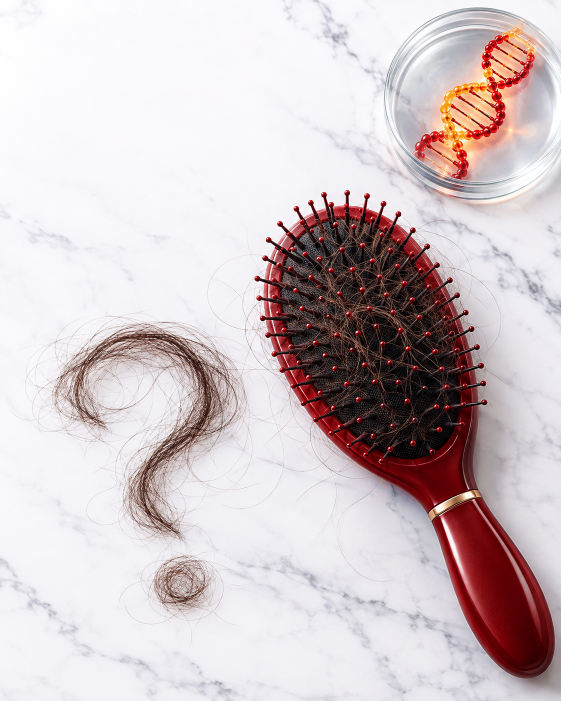
#> input picture brand/al-asema-lab/posts/img/q-hair.png, 1122 x 1402 px (shown at 1/2 size)
$ python edit_hair.py posts/img/q-hair.png
#> lines starting #> are read from the running program, lines starting #| are printed output that depends on the picture; after the words box and inside, x2 and y2 are one past the last pixel; in counts of white or black regions, pixels touching at a corner belong together
### brand/al-asema-lab/brand_grade.py
"""Pull an externally generated design onto the brand palette, and put the real logo back.

    python3 brand/al-asema-lab/brand_grade.py posts/gpt/checkup.png [--logo x0,y0,x1,y1]

Hue is remapped onto the four brand families (red/burgundy, gold-orange, royal blue; greens left
alone), cyan and purple fold into royal blue, pink folds into red, and near-whites lose their tint so
backgrounds read clean white / light gray. Saturation of brand-family pixels is nudged toward the brand
swatches. With --logo, that box is replaced by the real logo on a white tab.
"""
import argparse
import colorsys
from pathlib import Path

import numpy as np
from PIL import Image, ImageDraw, ImageFilter

ROOT = Path(__file__).parent
HEX = {"red": "#E0262B", "burgundy": "#9B1D32", "orange": "#F2A11F", "blue": "#33389A"}


def hue(hexs):
    r, g, b = (int(hexs[i:i + 2], 16) / 255 for i in (1, 3, 5))
    return colorsys.rgb_to_hsv(r, g, b)


RED_H = hue(HEX["red"])[0] * 360           # ~358
ORANGE_H = hue(HEX["orange"])[0] * 360     # ~37
BLUE_H = hue(HEX["blue"])[0] * 360         # ~237

# piecewise-linear hue remap on an unwrapped axis starting at -30 deg (in -> out)
ANCHORS = [(-30, RED_H - 360 - 4), (0, RED_H - 360), (12, RED_H - 360 + 2), (20, 16), (28, ORANGE_H - 2),
           (52, ORANGE_H + 3), (70, 52), (160, 160), (185, BLUE_H - 6), (272, BLUE_H + 2), (300, BLUE_H + 8),
           (330, RED_H - 4)]


def remap_hue(h):
    hu = np.where(h >= 330, h - 360, h)
    xs = np.array([a for a, _ in ANCHORS])
    ys = np.array([b for _, b in ANCHORS])
    return np.mod(np.interp(hu, xs, ys), 360)


def grade(img):
    a = np.asarray(img.convert("RGB")).astype(np.float32) / 255
    r, g, b = a[..., 0], a[..., 1], a[..., 2]
    mx, mn = a.max(-1), a.min(-1)
    v = mx
    s = np.where(mx > 0, (mx - mn) / np.maximum(mx, 1e-6), 0)
    d = np.maximum(mx - mn, 1e-6)
    h = np.where(mx == r, ((g - b) / d) % 6, np.where(mx == g, (b - r) / d + 2, (r - g) / d + 4)) * 60
    h2 = remap_hue(h)
    # brand-family saturation: blues and reds slightly richer, oranges as is
    fam_blue = (h2 > 200) & (h2 < 280)
    fam_red = (h2 > 330) | (h2 < 12)
    s2 = s.copy()
    s2 = np.where(fam_blue & (s > 0.25), np.minimum(1, s * 1.08 + 0.04), s2)
    s2 = np.where(fam_red & (s > 0.3), np.minimum(1, s * 1.05), s2)
    # cyan / sky tones (lab glass, screens, haze) are not brand colors: neutralize them instead of turning them royal blue
    # and azure only moves halfway to royal blue, so photos don't turn violet
    cyan = (h > 165) & (h < 214)
    azure = (h >= 214) & (h < 262)
    h2 = np.where(cyan, h, h2)
    h2 = np.where(azure, h + (BLUE_H - h) * 0.55, h2)
    s2 = np.where(cyan, s * 0.3, s2)
    s2 = np.where(azure & (v > 0.6) & (s < 0.6), s * 0.75, s2)
    # tinted light backgrounds (pink, lavender, cyan haze) -> clean white / light gray
    # soft, not a hard threshold: hard edges leave blotches on skin highlights and fabric folds
    light = np.clip((v - 0.78) / 0.12, 0, 1) * np.clip((0.34 - s) / 0.14, 0, 1)
    s2 = s2 * (1 - 0.8 * light)
    # convert back
    hh = h2 / 60
    i = np.floor(hh).astype(int) % 6
    f = hh - np.floor(hh)
    p = v * (1 - s2)
    q = v * (1 - s2 * f)
    t = v * (1 - s2 * (1 - f))
    out = np.zeros_like(a)
    for k, (R, G, B) in enumerate([(v, t, p), (q, v, p), (p, v, t), (p, q, v), (t, p, v), (v, p, q)]):
        m = i == k
        out[..., 0] = np.where(m, R, out[..., 0])
        out[..., 1] = np.where(m, G, out[..., 1])
        out[..., 2] = np.where(m, B, out[..., 2])
    # leave near-grays untouched in hue (avoids tinting neutral shadows)
    gray = s < 0.06
    out = np.where(gray[..., None], a, out)
    # skin stays exactly as shot (light, warmth, highlights): weight by hue 5..45 deg and moderate saturation
    hw = np.clip((h - 2) / 6, 0, 1) * np.clip((48 - h) / 6, 0, 1)
    sw = np.clip((s - 0.05) / 0.06, 0, 1) * np.clip((0.75 - s) / 0.1, 0, 1)
    skin = (hw * sw * np.clip((v - 0.2) / 0.1, 0, 1))[..., None]
    out = out * (1 - skin) + a * skin
    return Image.fromarray((np.clip(out, 0, 1) * 255).astype(np.uint8))


# [32 lines left out: functions put_logo, main, not called in this run]


# [2 lines that do not run on import are left out]

### brand/al-asema-lab/edit_hair.py
"""Detach the DNA helix from the hairbrush photo: lift a clean segment of the helix, erase the helix and the
fine hairs that reach up to it, fill what was behind, and float the helix in the empty top-right corner.

    python3 brand/al-asema-lab/edit_hair.py <source.png>   ->  posts/img/q-hair.png (graded)
"""
import sys
from pathlib import Path

import numpy as np
from PIL import Image, ImageFilter
from scipy import ndimage

from brand_grade import grade

ROOT = Path(__file__).parent


def hsv(a):
    mx, mn = a.max(-1), a.min(-1)
    d = np.maximum(mx - mn, 1e-6)
    r, g, b = a[..., 0], a[..., 1], a[..., 2]
    h = np.where(mx == r, ((g - b) / d) % 6, np.where(mx == g, (b - r) / d + 2, (r - g) / d + 4)) * 60
    s = np.where(mx > 0, (mx - mn) / np.maximum(mx, 1e-6), 0)
    return h, s, mx


def main(src):
#> called with src = 'posts/img/q-hair.png'
    im = Image.open(src).convert("RGB")
#> im is the input picture: PIL image 1122x1402 RGB; mean R, G, B 208.6, 196.1, 198.9
    a = np.asarray(im).astype(np.float32) / 255
    H, W = a.shape[:2]
    h, s, v = hsv(a)
    yy, xx = np.mgrid[0:H, 0:W]

    # helix pixels: warm, saturated, bright, and thick (opening drops the thin hair strands)
    warm = ((h < 55) | (h > 335)) & (s > 0.35) & (v > 0.5)
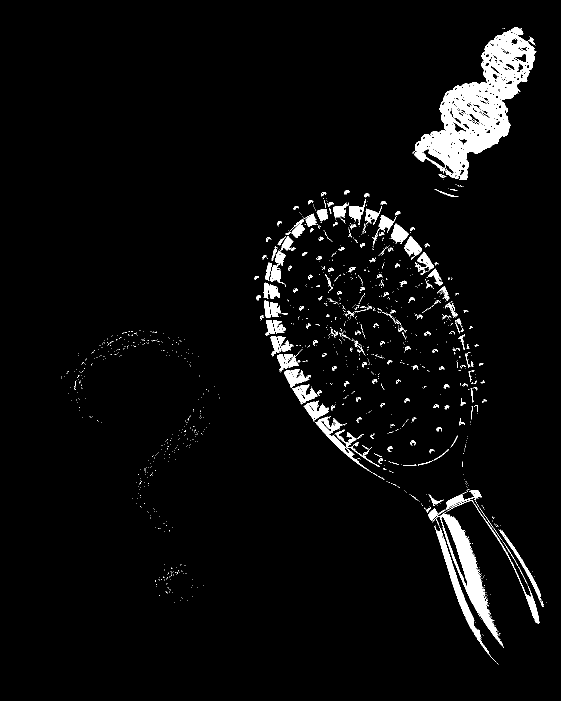
#> warm: shape (1402, 1122) bool (shown at 1/2 size); 4.1% white; 1237 white regions (1058 under 20 px), largest, box (x1, y1, x2, y2) and area: (828, 54, 1073, 360) 26507, (865, 1023, 1008, 1296) 6805, (869, 1051, 993, 1325) 2885
    helix = ndimage.binary_opening(warm, structure=np.ones((5, 5)))
#> helix: shape (1402, 1122) bool; 2.9% white; 72 white regions, largest, box (x1, y1, x2, y2) and area: (830, 62, 1058, 360) 21438, (884, 1029, 994, 1274) 5641, (874, 1063, 959, 1277) 2641
    helix = ndimage.binary_dilation(helix, iterations=2)
#> helix: shape (1402, 1122) bool; 3.9% white; 42 white regions, largest, box (x1, y1, x2, y2) and area: (828, 55, 1072, 362) 29542, (882, 1027, 996, 1276) 6729, (872, 1061, 961, 1279) 3539
    region = (xx > 560) & (yy < 800)
    helix &= region
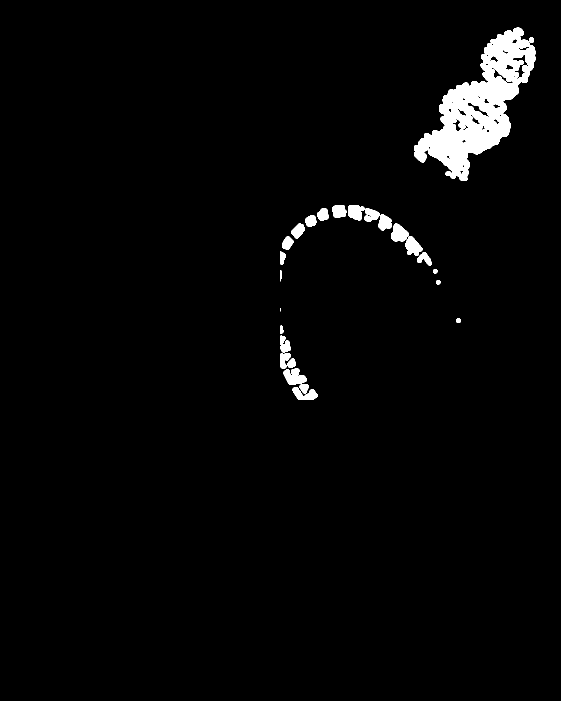
#> helix: shape (1402, 1122) bool (shown at 1/2 size); 2.5% white; 25 white regions (1 under 20 px), largest, box (x1, y1, x2, y2) and area: (828, 55, 1072, 362) 29542, (567, 737, 614, 770) 1021, (783, 447, 818, 483) 896
    # its glow and sparks
    glow = ((h < 60) | (h > 330)) & (s > 0.15) & (v > 0.75) & (xx > 600) & (yy < 760)
#> glow: shape (1402, 1122) bool; 2.5% white; 350 white regions (305 under 20 px), largest, box (x1, y1, x2, y2) and area: (824, 29, 1087, 362) 35534, (938, 387, 1044, 410) 307, (874, 370, 916, 386) 145

    # 1. lift a clean segment from the upper part, on white
    seg_box = (640, 40, 1115, 590)
    loose = ((h < 55) | (h > 335)) & (s > 0.25) & (v > 0.45)
#> loose: shape (1402, 1122) bool; 6.2% white; 2727 white regions (2462 under 20 px), largest, box (x1, y1, x2, y2) and area: (825, 47, 1079, 361) 34150, (865, 997, 1081, 1342) 17753, (607, 801, 862, 1027) 3823
    loose = ndimage.binary_opening(loose, structure=np.ones((3, 3)))
#> loose: shape (1402, 1122) bool; 4.9% white; 250 white regions (116 under 20 px), largest, box (x1, y1, x2, y2) and area: (828, 48, 1076, 361) 33795, (879, 1025, 1010, 1296) 9387, (866, 1039, 997, 1329) 3856
    seg_mask = (helix | glow | loose) & (yy >= seg_box[1]) & (yy < seg_box[3]) & (xx >= seg_box[0]) & (xx < seg_box[2])
#> seg_mask: shape (1402, 1122) bool; 3.1% white; 131 white regions (88 under 20 px), largest, box (x1, y1, x2, y2) and area: (824, 40, 1087, 362) 40763, (808, 472, 845, 512) 929, (782, 447, 818, 483) 909
    seg_mask = ndimage.binary_closing(seg_mask, iterations=2)
#> seg_mask: shape (1402, 1122) bool; 3.2% white; 81 white regions (47 under 20 px), largest, box (x1, y1, x2, y2) and area: (824, 40, 1087, 369) 41886, (659, 400, 868, 547) 5667, (868, 370, 916, 398) 467
    alpha = Image.fromarray((seg_mask * 255).astype(np.uint8)).filter(ImageFilter.GaussianBlur(1.2))
    seg = im.copy().convert("RGBA")
    seg.putalpha(alpha)
    seg = seg.crop(seg_box)
#> seg: PIL image 475x550 RGBA
    seg = seg.crop(seg.getbbox())
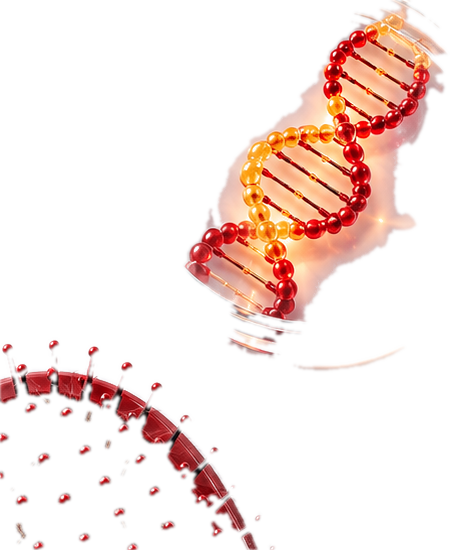
#> seg: PIL image 450x550 RGBA; mean R, G, B, A 202.8, 180.3, 178.4, 52.3; transparent parts drawn white

    # 2. erase: everything above the hair line on the right becomes clean white (soft edge) ...
    hair_line = np.where(xx < 560, 450, 540)
    clear = (yy < hair_line) & (xx > 430)
    clear_soft = ndimage.gaussian_filter(clear.astype(np.float32), 18)
    # ... and where the helix ran through the hair, clone real hair + bristle texture from the left of the brush
    faint = ((h < 60) | (h > 330)) & (s > 0.12) & (v > 0.62)
#> faint: shape (1402, 1122) bool; 5% white; 3242 white regions (2968 under 20 px), largest, box (x1, y1, x2, y2) and area: (824, 27, 1088, 374) 40651, (877, 1026, 979, 1258) 2962, (921, 999, 1069, 1216) 1710
    patch = (helix | faint) & ~clear & (xx > 590) & (xx < 990) & (yy > 440) & (yy < 820)
#> patch: shape (1402, 1122) bool; 0.28% white; 464 white regions (419 under 20 px), largest, box (x1, y1, x2, y2) and area: (591, 769, 643, 809) 1036, (591, 737, 620, 769) 472, (862, 540, 882, 572) 186
    patch = ndimage.binary_closing(patch, iterations=6)
#> patch: shape (1402, 1122) bool; 0.57% white; 164 white regions (99 under 20 px), largest, box (x1, y1, x2, y2) and area: (591, 735, 643, 820) 2468, (857, 540, 936, 685) 1893, (684, 609, 744, 656) 405
    patch = ndimage.binary_dilation(patch, iterations=8)
#> patch: shape (1402, 1122) bool; 3.2% white; 42 white regions, largest, box (x1, y1, x2, y2) and area: (600, 532, 820, 747) 15037, (829, 532, 983, 824) 14520, (583, 689, 651, 828) 5071
    soft = ndimage.gaussian_filter(patch.astype(np.float32), 7)[..., None]
    # out[y, x] takes a[y + 30, x - 340]: the same band of hair and bristles further left on the brush
    shifted = np.roll(np.roll(a, -30, axis=0), 340, axis=1)
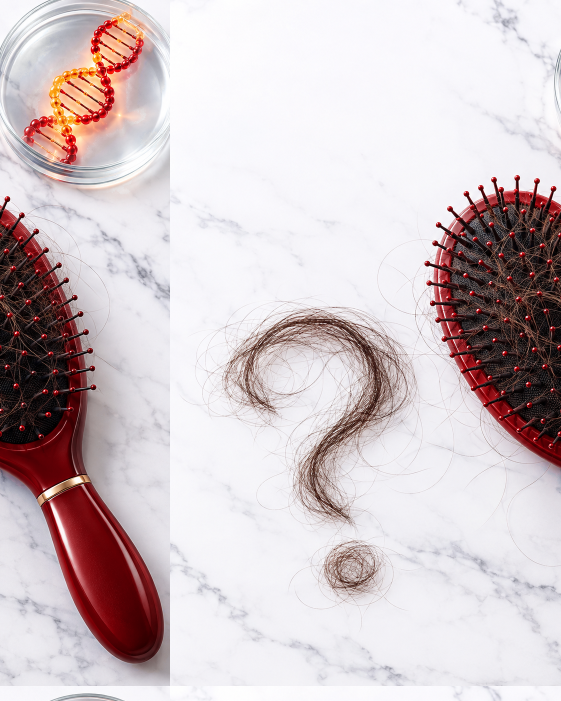
#> shifted: shape (1402, 1122, 3) float32 (shown at 1/2 size); mean R, G, B 0.817, 0.768, 0.78
    out = a * (1 - soft) + shifted * soft
    white = np.ones_like(out) * np.array([0.985, 0.985, 0.985])
    out = out * (1 - clear_soft[..., None]) + white * clear_soft[..., None]
    base = Image.fromarray((out * 255).astype(np.uint8)).convert("RGBA")

    # 3. float the helix in the empty top-right corner, smaller and tilted, with air below it
    k = 470 / seg.height
    seg = seg.resize((int(seg.width * k), int(seg.height * k)), Image.LANCZOS).rotate(-8, expand=True, resample=Image.BICUBIC)
#> seg: PIL image 446x520 RGBA
    shadow = Image.new("RGBA", seg.size, (0, 0, 0, 0))
#> shadow: PIL image 446x520 RGBA; every value is 0
    shadow.putalpha(seg.getchannel("A").point(lambda p: int(p * 0.18)).filter(ImageFilter.GaussianBlur(14)))
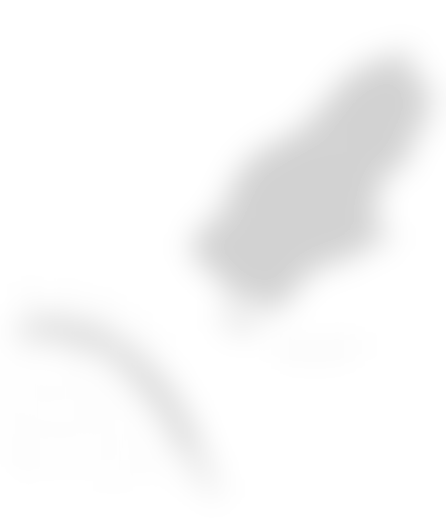
#> shadow: PIL image 446x520 RGBA; mean R, G, B, A 0, 0, 0, 7.1; transparent parts drawn white
    x, y = W - seg.width - 20, 20
    base.alpha_composite(shadow, (x + 10, y + 26))
    base.alpha_composite(seg, (x, y))
    graded = grade(base.convert("RGB"))
#> in grade, `h = np.where(mx == r, ((g - b) / d) % 6, np.where(mx == g, (b - r) / d..`:
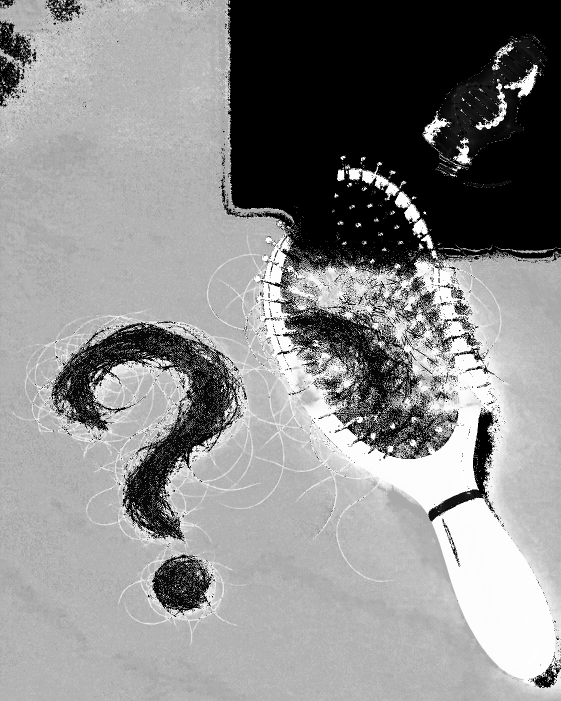
#> h: shape (1402, 1122) float32 (shown at 1/2 size); min 0, max 359.8, mean 197.4; drawn with min black and max white
#> in remap_hue, `hu = np.where(h >= 330, h - 360, h)`:
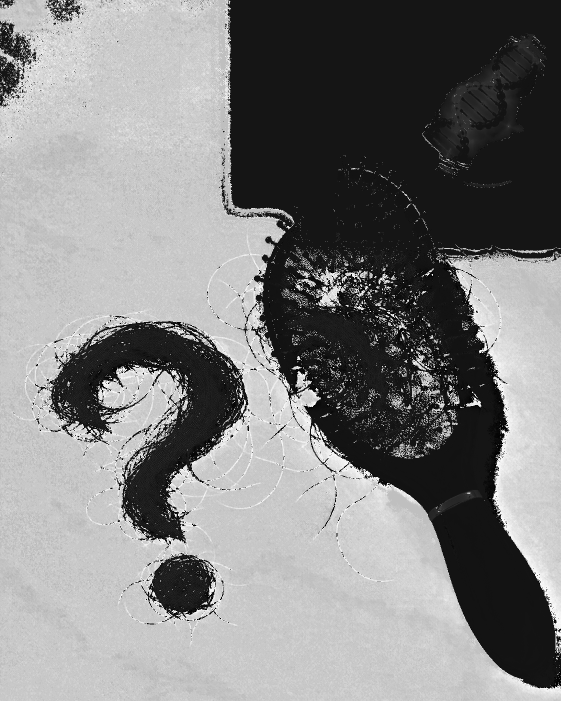
#> hu: shape (1402, 1122) float32 (shown at 1/2 size); min -30, max 330, mean 153.1; drawn with min black and max white
#> the loop in grade, `for k, (R, G, B) in enumerate([(v, t, p), (q, v, p), (p, v, t), (p, q,..` made 6 passes
    dst = ROOT / "posts" / "img" / "q-hair.png"
    graded.save(dst)
    print("wrote", dst, "helix at", (x, y, seg.width, seg.height))
#| wrote brand/al-asema-lab/posts/img/q-hair.png helix at (656, 20, 446, 520)


if __name__ == "__main__":
    main(sys.argv[1])
